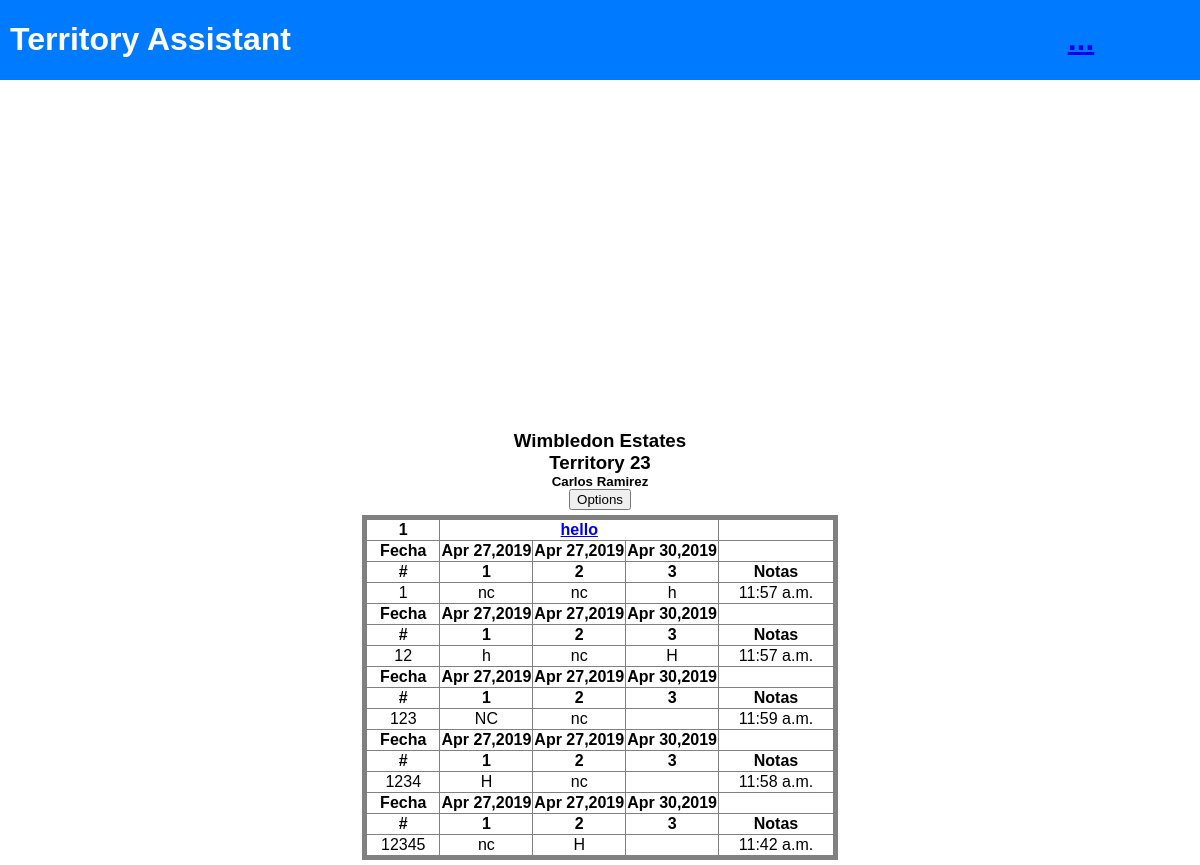
Screenshot of /15/ (signed in) with the database file from the repository.
### main/models.py (models this page shows, shortened)
class Terr(models.Model):
    num = models.IntegerField(default=0)
    sub = models.CharField(max_length=100)
    owner = models.ForeignKey(User, on_delete=models.SET_NULL, null=True)
    is_favorite = models.BooleanField(default=False)
    lat_cordinate = models.FloatField(default=0)
    long_cordinate = models.FloatField(default=0)
    def nc_percent(self):
        street_of_terr = Street.objects.filter(terr=self.pk)
        percents = list()
        final = 0
        for street in street_of_terr:
            percents.append(street.nc_percent())
        for percent in percents:
            final+=percent
        final = round(final/len(percents),2)
        return final
    def number_count(self):
        nums = Number.objects.filter(street__terr=self.pk).count()
        return nums

class Street(models.Model):
    name = models.CharField(max_length=100)
    date_worked = models.DateField(auto_now_add=True)
    terr = models.ForeignKey(Terr, on_delete=models.CASCADE)
    last_updated = models.DateField(auto_now=True, null=True)
    last_login = models.ForeignKey(User, on_delete=models.SET_NULL, null=True)
    def __str__(self):
        return self.name
    def nc_percent(self):
        num_of_street = Number.objects.filter(street=self.pk)
        percents = list()
        final = 0
        for num in num_of_street:
            percents.append(num.nc_percent())
        for percent in percents:
            final+=percent
        final = round(final / len(percents), 2)
        return final

class Number(models.Model):
    value = models.IntegerField(default=0)
    visit1 = models.CharField(max_length=100, blank=True)
    visit2 = models.CharField(max_length=100, blank=True)
    visit3 = models.CharField(max_length=100, blank=True)
    notes = models.CharField(max_length=100, blank=True)
    street = models.ForeignKey(Street, on_delete=models.CASCADE)
    date_worked1 = models.CharField(max_length=150, blank=True)
    date_worked2 = models.CharField(max_length=150, blank=True)
    date_worked3 = models.CharField(max_length=150, blank=True)
    last_updated = models.TimeField(auto_now=True, null=True)
    last_updated_date = models.DateField(auto_now=True, null=True)
    last_login = models.ForeignKey(User, on_delete=models.SET_NULL, null=True)
    class Meta:
        ordering = ['value']
    def __str__(self):
        return str(self.value)
    def nc_percent(self):
        nc_percent = [self.visit1,self.visit2, self.visit3]
        test = list()
        for x in nc_percent:
            if x != '':
                test.append(x)
        lol = test.count('nc')
        percent = round((lol / 3*100), 1)
        return percent
    def last_change(self):
        string = datetime.datetime.combine(self.last_updated_date, self.last_updated)
        return string

### main/views.py (the view, shortened to what this page needs)
# urls.py: re_path(r'^(?P<pk>[0-9]+)/$', views.detail, name='details'),
@login_required
def detail(request, pk):
    form = VisitForm()
    terr = Terr.objects.get(pk=pk)
    pathtoqr = Path(QR_ROOT+'%s.jpeg' % pk)
    nunum = Number.objects.filter(street__terr=pk).order_by('-last_updated').first()
    if pathtoqr.is_file():
        pass
    if terr.street_set.all():
        terr = get_object_or_404(Terr, pk=pk)
        return render(request, 'html/details.html', {'t': terr, 'form': form, 'nunum':nunum})
    else:
        return render(request, 'html/details.html', {'t': terr})

### main/templates/html/details.html (shortened to what this page needs)
{% extends 'base.html' %}
{% load staticfiles %}
{% block body %}
<body>
    <div id="detail-container">
        <div id="map">
        </div>
    </div>
    {% load static %}
    <div id="terr-info">
        <h3>{{t.sub|capfirst}}</h3>
        <h3>Territory {{t.num|capfirst}}</h3>
        <h5>{{t.owner.get_full_name|capfirst}}</h5>
        <button id="terr-options">Options</button>
    </div>
    <div id="table-container">
        {% for street in t.street_set.all %}
        <div id="table">
            <table>
                <thead>
                    <tr>
                        <th>{{forloop.counter}}</th>
                        <th colspan="3"><a href="{% url 'main:street-details' t.pk street.pk  %}">{{street.name}}</a></th>
                        <th></th>
                    </tr>
                    <tr>
                        <div id="dates">
                            {% for num in street.number_set.all %}
                            <th>Fecha</th>
                            <th id="fecha">{{street.number_set.all.first.date_worked1}}</th>
                            <th id="fecha">{{street.number_set.all.first.date_worked2}}</th>
                            <th id="fecha">{{street.number_set.all.first.date_worked3}}</th>
                            <th></th>
                        </div>
                    </tr>
                    <tr>
                        <th>#</th>
                        <th>1</th>
                        <th>2</th>
                        <th>3</th>
                        <th id="test">Notas</th>
                    </tr>
                </thead>
                <tbody>
                    <tr>
                        <td id="visit-num">{{num.value}}</td>
                        <td id="visit">
                            {{num.visit1}}
                        </td>
                        <td id="visit">
                            {{num.visit2}}
                        </td>
                        <td id="visit">
                            {{num.visit3}}
                        </td>
                        <td id="visit-note">
                            {{num.last_updated}}
                        </td>
                    </tr>
                    {% endfor %}
                </tbody>
        {% endfor %}
    {% endblock body %}

### main/templates/base.html (shortened to what this page needs)
<!DOCTYPE html>
<html lang="en">
{% load staticfiles %}
<head>
    <link rel="stylesheet" href="{% static 'css/main.css' %}">
</head>
<body>
    <div id="base-container">
        <h1 id="header"><a href="/all"> Territory Assistant</a></h1>
        {% if user.is_authenticated %}
        <h1 id="more"><a href="#">...</a></h1>
        {% endif %}
    </div>
    {% block body %}
    {% endblock body %}
</body>
</html>

### main/static/css/main.css (style rules this page uses)
#base-container { display: -ms-grid; display: grid; -ms-grid-columns: (1fr)[5]; grid-template-columns: repeat(5, 1fr); -ms-grid-rows: (auto)[3]; grid-template-rows: repeat(3, auto); }
body { font-family: Arial, Helvetica, sans-serif; margin: 0 0; }
#base-container { background-color: #007BFF; color: white; padding-left: 10px; }
#base-container #header { -ms-grid-column: 1; -ms-grid-column-span: 3; grid-column: 1/4; -ms-grid-row: 1; grid-row: 1; -ms-grid-column-align: left; justify-self: left; }
#base-container #header a { text-decoration: none; color: white; }
#base-container #more { -ms-grid-column-align: center; justify-self: center; -ms-grid-column: 5; -ms-grid-column-span: 1; grid-column: 5/6; background-color: #007BFF; }
#terr-info { text-align: center; }
#terr-info h3 { margin: 0 0; }
#terr-info h5 { margin: 0 0; }
#detail-container { display: -ms-grid; display: grid; -ms-grid-columns: (1fr)[5]; grid-template-columns: repeat(5, 1fr); -ms-grid-rows: (auto)[3]; grid-template-rows: repeat(3, auto); }
#detail-container #map { -ms-grid-row: 1; grid-row: 1; grid-column: 1/-1; width: 500px; height: 350px; -ms-grid-column-align: center; justify-self: center; }
table { border: 5px gray solid; margin: 0 auto; border-collapse: collapse; width: 40%; }
#table { padding: 5px; }
tr, th, td { border: 1px gray solid; text-align: center; }
#fecha { white-space: nowrap; width: 75px; }

### rows the page displays
Terr: sub "Wimbledon Estates", num "23", owner.get_full_name "Carlos Ramirez"
Street: name "hello", number_set.all.first.date_worked1 "Apr 27,2019", number_set.all.first.date_worked2 "Apr 27,2019", number_set.all.first.date_worked3 "Apr 30,2019"
Number: value "1", visit1 "nc", visit2 "nc", visit3 "h", last_updated "11:57 a.m."
Number: value "12", visit1 "h", visit2 "nc", visit3 "H", last_updated "11:57 a.m."
Number: value "123", visit1 "NC", visit2 "nc", last_updated "11:59 a.m."
Number: value "1234", visit1 "H", visit2 "nc", last_updated "11:58 a.m."
Number: value "12345", visit1 "nc", visit2 "H", last_updated "11:42 a.m."
